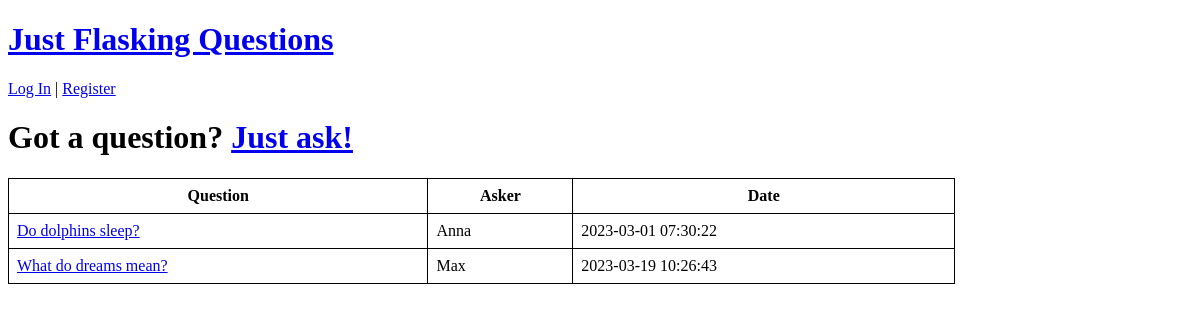
Before: / with the older database file.
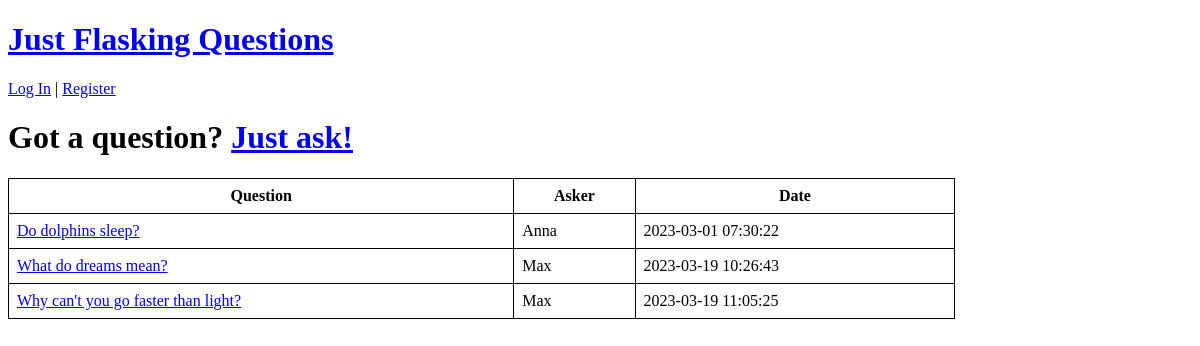
After: the same page with the newer database file.
### app.py (models this page shows, shortened)
class Question(db.Model):
    __tablename__ = 'questions'
    id = db.Column(db.Integer, primary_key = True)
    user_id = db.Column(db.Integer, db.ForeignKey('users.id'))
    title = db.Column(db.String)
    content = db.Column(db.String)
    answers = db.relationship('Answer', backref = 'question')
    created_on = db.Column(db.DateTime, server_default=db.func.now())
    updated_on = db.Column(db.DateTime, server_default=db.func.now(), server_onupdate=db.func.now())

class User(db.Model):
    __tablename__ = 'users'
    id = db.Column(db.Integer, primary_key = True)
    username = db.Column(db.String, unique = True)
    password = db.Column(db.String(80))
    questions = db.relationship('Question', backref = 'user')
    answers = db.relationship('Answer', backref = 'user')
    created_on = db.Column(db.DateTime, server_default=db.func.now())
    updated_on = db.Column(db.DateTime, server_default=db.func.now(), server_onupdate=db.func.now())

### app.py (the view)
@app.route('/', methods=['GET','POST'])
def index():
    if request.method == "POST":
        question_title = request.form['title']
        question_content = request.form['content']
        try:
            current_user_id = User.current_user(session).id
            new_question = Question(title=question_title, content=question_content, user_id=current_user_id)
            db.session.add(new_question)
            db.session.commit()
            return redirect('/')
        except:
            return "Your question could not be submitted. Sorry!"
    else:
        questions = Question.query.order_by(Question.created_on).all()
        return render_template('questions/index.html', questions = questions)

### templates/questions/index.html (shortened to what this page needs)
{% extends 'layout.html' %}
{% block body %}
<h1>Got a question? <a href={{url_for('new_question')}}>Just ask!</a></h1>
<table>
    <tr>
        <th>Question</th>
        <th>Asker</th>
        <th>Date</th>
    </tr>
    {% for question in questions %}
        <tr>
            <td><a href={{url_for('question', question_id = question.id)}}>{{ question['title'] }}</a></td>
            <td>{{ question.user.username }}</td>
            <td>{{ question.created_on }}</td>
        </tr>
    {% endfor %}
</table>
{% endblock %}

### templates/layout.html (shortened to what this page needs)
<!DOCTYPE html>
<html lang="en">
<head>
    <link rel="stylesheet" href="{{ url_for('static', filename='css/main.css')}}">
    <h1 id="banner"><a href={{url_for('index')}}>Just Flasking Questions</a></h1>
    {% if 'username' in session %}
        Logged in as {{ session['username'] }} | <a href={{url_for('logout')}}>Log Out</a>
    {% else %}
        <a href={{url_for('login')}}>Log In</a> | <a href={{url_for('register')}}>Register</a>
    {% endif %}
    <br>
</head>
<body>
    {% block body %} {% endblock %}
</body>
</html>

### static/css/main.css (style rules this page uses)
table, th, td { border: 1px solid black; padding: 8px; }
table { width: 80%; border-collapse: collapse; }

Changed rows visible on the page:
added Question: title "Why can't you go faster than light?", user.username "Max", created_on "2023-03-19 11:05:25"
